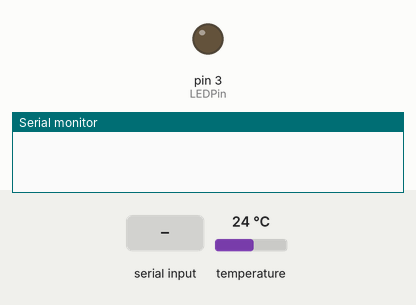
This sketch was run on a simulated Arduino Uno, built with avr-gcc and run on an emulated ATmega328P. On the bench: output pins drawn as LEDs (lit = HIGH), the last lines printed to the serial monitor. The test bench sets the inputs (shaded band); at power-on: temperature 24 °C.

Above: at 1.2 s.
1.3 s: "turnOnLED\n" received over Serial
At 1.7 s:
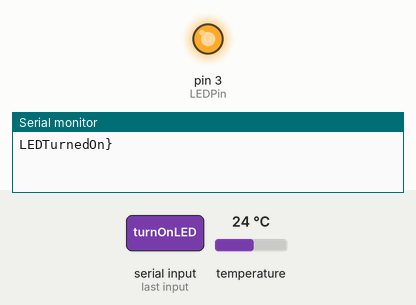
2.8 s: "getName\n" received over Serial
4.3 s: "getTemperature\n" received over Serial
Timing chart, 0 to 7.3 s (numbered marks = the images above; inputs shaded):
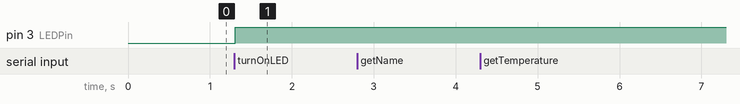

The sketch:

thermometerAndLED.ino
```cpp
#include <OneWire.h>
#include <DallasTemperature.h>

String name = "dev1";

#define thermometerPin 2
#define LEDPin 3

OneWire oneWire(thermometerPin); //Podłączenie do A5
DallasTemperature sensors(&oneWire); //Przekazania informacji do biblioteki

void setup(void) {
  pinMode(LEDPin, OUTPUT);
  digitalWrite(LEDPin, LOW);
  Serial.begin(9600);
  sensors.begin(); //Inicjalizacja czujnikow
}


void send(String com) {
  com = com + "}";
  Serial.println(com);
}

void loop(void) {

  if ( Serial.available() > 0 )
  {
    String rec = Serial.readStringUntil('\n');
    if ( rec == "getName" )
      send(name);
    else if ( rec == "getTemperature" )
    {
      sensors.requestTemperatures(); //Pobranie temperatury czujnika
      String msg = "Temperature: ";
      msg = msg + sensors.getTempCByIndex(0);
      send(msg);  //Wyswietlenie informacji
    }
    else if (rec == "turnOnLED")
    {
      digitalWrite(LEDPin, HIGH);
      send("LEDTurnedOn");
    }
    else if (rec == "turnOffLED")
    {
      digitalWrite(LEDPin, LOW);
      send("LEDTurnedOff");
    }
    else if (rec == "toggleLED")
    {
      if (digitalRead(LEDPin))
      {
        digitalWrite(LEDPin, LOW);
        send("LEDTurnedOff");
      }
      else
      {
        digitalWrite(LEDPin, HIGH);
        send("LEDTurnedOn");
      }
    }
    else if (rec == "sendservices")
    {
      send("getTemperature;turnOnLED;turnOffLED;toggleLED");
    }
    else
      send(rec);
  }

}
```

Measured:
- after the input at 1.3 s, pin 3 (LEDPin): LOW → HIGH at once
